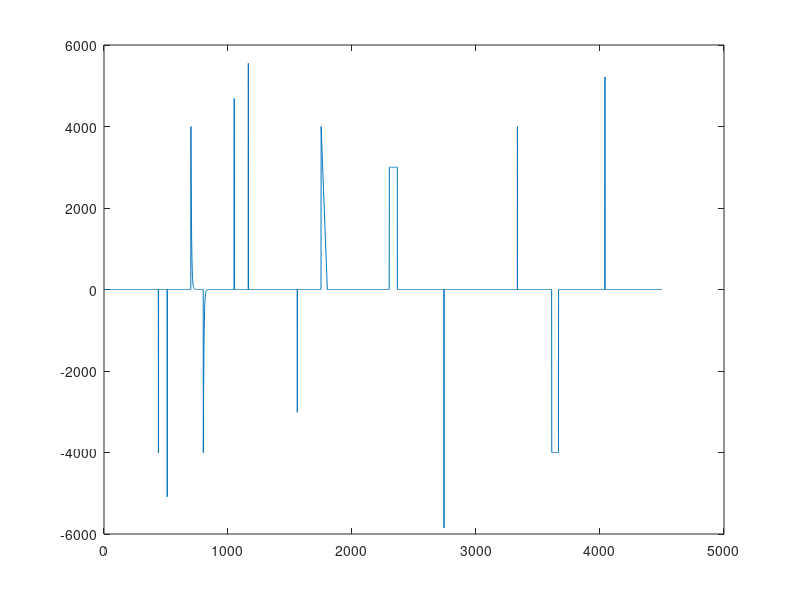

MATLAB code to generate this figure: (Note: this script raises an error after producing the figure.)
clc;
clear;
x1=load('ChongfangdianNoise.dat');
x2=load('SanjiaoboNoise.dat');
x3=load('MaiChongNoise.dat');
x3(701:900)=x1*0.04;
x3(1701:1900)=x2;
x3(2301:2365)=x3(2301:2365)+3000;
x3(3611:3665)=x3(3611:3665)-4000;
figure
plot(x3)
fids1= fopen('NoiseData.dat', 'wt');
fprintf(fids1, '%10.0f%10.0f', x3);
fclose(fids1);
toc